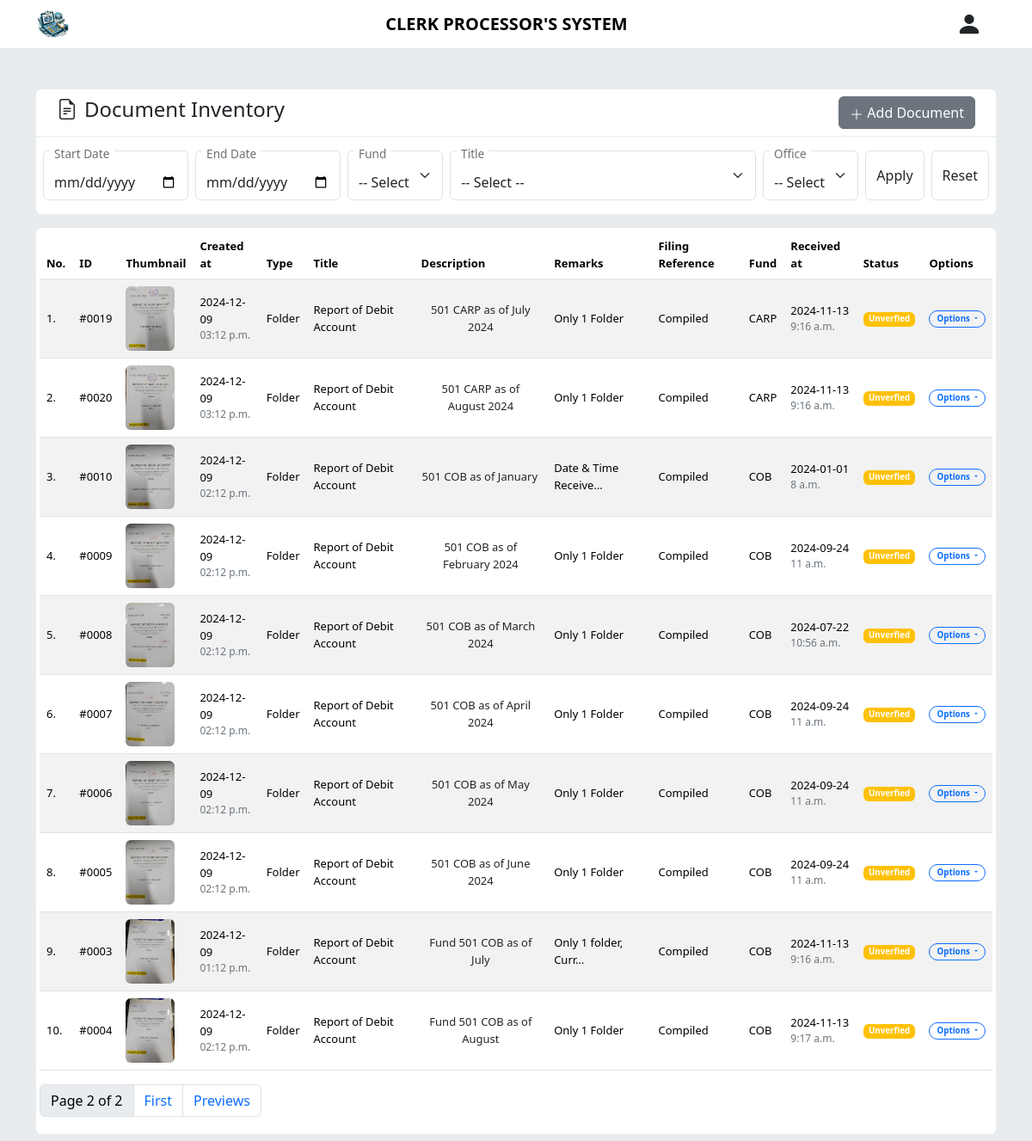
The page /doc-inventory/?page=2 on the database its author committed.
### docsInventoryHandler/models.py (models this page shows, shortened)
class Document(models.Model):
    type = models.CharField(max_length=100)
    title = models.CharField(max_length=100)
    description = models.CharField(max_length=250)
    doc_year = models.IntegerField()
    doc_month = models.IntegerField()
    remarks = models.CharField(max_length=150)
    filing_ref = models.CharField(max_length=60)
    fund = models.CharField(max_length=10)
    date_received = models.DateField()
    time_received = models.TimeField()
    created_at = models.DateTimeField(auto_now_add=True)
    updated_at = models.DateTimeField(auto_now=True)
    thumbnail = models.FileField(upload_to="MultiFiles/Inventory/thumbnail", blank=True, null=True)
    attachment = models.FileField(upload_to="MultiFiles/Inventory/attachment", blank=True, null=True)
    status = models.CharField(max_length=20, default="unverified")
    office = models.CharField(max_length=100, default="ASDI")

### docsInventoryHandler/views.py (the view)
# urls.py: path("", views.index, name="index"),
def index(request):
    docs = Document.objects.all().order_by('fund', 'doc_month')
    paginator = Paginator(docs, 10)
    page_number = request.GET.get("page")
    page_obj = paginator.get_page(page_number)
    titles = [title[0] for title in DocumentForm.DOCUMENT_TITLE]
    funds = [fund[0] for fund in DocumentForm.FUND_CHOICES]
    offices = [office[0] for office in DocumentForm.OFFICE_CHOICES]
    if request.method == 'POST':
        form = DocumentForm(request.POST, request.FILES)
        if form.is_valid():
            form.save()
            return redirect('docsInventoryIndex')
    else:
        form = DocumentForm()
    return render(request, 'docsInventoryHandler/index.html', {'form': form, 'docs': page_obj, 'titles':titles, 'funds':funds, 'offices':offices, 'page_obj':page_obj})

### docsInventoryHandler/templates/docsInventoryHandler/index.html (shortened to what this page needs)
{% extends 'base/base.html' %}
{% block content %}
<div class="container mt-5">
    <div class="my-2 bg-white rounded-top px-4 py-2 d-flex flex-col justify-content-between">
        <h4 class="d-flex align-items-center gap-2">
            Document Inventory
        </h4>
        {% include 'docsInventoryHandler/modals/modalForm.html' %}
    </div>
    <form class="bg-white rounded-bottom d-flex py-3 gap-2 px-2" style="margin-top: -7px;" action="/doc-inventory/filtered/" method="POST">
            <div class="d-flex flex-col justify-content-start rounded">
                <div class="form-floating">
                    <input type="date" class="form-control" id="dateInput" name="startdate" value="{{filters.startdate}}">
                    <label for="floatingStartDate" style="margin-top: -14px;">Start Date</label>
                </div>
            </div>
            <div class="d-flex flex-col justify-content-start rounded">
                <div class="form-floating">
                    <input type="date" class="form-control" id="dateInput" name="enddate" value="{{filters.enddate}}">
                    <label for="floatingEndDate" style="margin-top: -14px;">End Date</label>
                </div>
            </div>
            <div class="d-flex flex-col justify-content-start rounded">
                <div class="form-floating">
                    <select class="form-select" id="floatingSelect" aria-label="Floating label select example" name="fund">
                    {% if filters.fund %}
                    <option selected value={{filters.fund}}>
                        {{ filters.fund }}
                    </option>
                    {% else %}
                    <option value="">-- Select --</option>
                    {% endif %}
                    </select>
                    <label for="floatingSelect" style="margin-top: -14px;">Fund</label>
                  </div>
            </div>
            <div class="d-flex flex-col justify-content-start rounded">
                <div class="form-floating">
                    <select class="form-select" id="floatingSelect" aria-label="Floating label select example" name="title">
                    {% if filters.title %}
                    <option selected value="{{filters.title}}">
                    {{ filters.title }}
                    <option value="">-- Select --</option>
                    </option>
                    {% else %}
                    <option value="">-- Select --</option>
                    {% endif %}
                    </select>
                    <label for="floatingSelect" style="margin-top: -14px;">Title</label>
                  </div>
            </div>
            <div class="d-flex flex-col justify-content-start rounded">
                <div class="form-floating">
                    <select class="form-select" id="floatingSelect" aria-label="Floating label select example" name="office">
                    {% if filters.office %}
                    <option selected value="{{filters.office}}">
                    {{ filters.office }}
                    <option value="">-- Select --</option>
                    </option>
                    {% else %}
                    <option value="">-- Select --</option>
                    {% endif %}
                    </select>
                    <label for="floatingSelect" style="margin-top: -14px;">Office</label>
                  </div>
            </div>
            <button class="btn border" type="submit">
                  <span>Apply</span>
            </button>
            <button class="btn border" type="reset">
                  <a href="" class="text-decoration-none text-dark">Reset</a>
            </button>
    </form>
    <div class="my-2 bg-white rounded p-1 mt-3">
        {% include 'docsInventoryHandler/tables/documents-table.html' %}
    </div>
</div>
{% endblock %}

### docsInventoryHandler/templates/docsInventoryHandler/tables/documents-table.html (shortened to what this page needs)
{% if docs %}
<table class="table table-striped rounded p-0" style="font-size: 13px;">
    <thead>
      <tr>
        <th scope="col">No.</th>
        <th scope="col">ID</th>
        <th scope="col">Thumbnail</th>
        <th scope="col">Created at</th>
        <th scope="col">Type</th>
        <th scope="col">Title</th>
        <th scope="col">Description</th>
        <th scope="col">Remarks</th>
        <th scope="col">Filing Reference</th>
        <th scope="col">Fund</th>
        <th scope="col">Received at</th>
        <th scope="col">Status</th>
        <th scope="col">Options</th>
      </tr>
    </thead>
    <tbody>
      {% for doc in docs %}
        <tr class="align-middle">
          <td>
            {{forloop.counter }}.
          </td>
          <td>
            #{{ doc.id |stringformat:"04d"}}
          </td>
          <td>
            {% if doc.thumbnail %}
            <a href="/media/{{doc.thumbnail}}">
              <img src="/media/{{doc.thumbnail}}" alt="img" height="75px" class="rounded">
            </a>
            {% endif %}
          </td>
          <td>
            {{doc.created_at|date:"Y-m-d"}}
            <br>
            <div class="text-secondary" style="font-size: 12px;">
              {{doc.created_at|date:"h:m a"}}
            </div>
          </td>
            <td>{{doc.type}}</td>
            <td>{{doc.title}}</td>
            <td>
              <div class="btn align-start p-0" data-bs-toggle="tooltip" data-bs-placement="top" data-bs-title='{{doc.description}}' style="font-size: 13px;">
                {{doc.description|truncatechars:44}}
              </div>
            </td>
            <td>
                {{doc.remarks|truncatechars:20}}
            </td>
            <td>{{doc.filing_ref}}</td>
            <td>{{doc.fund}}</td>
            <td>{{doc.date_received|date:'Y-m-d'}} <div class="text-secondary" style="font-size: 12px;">{{doc.time_received}}</div></td>
            <td>
              {% if doc.status == "verified" %}
              <div class="badge text-bg-success text-white align-middle">
                Verified
              </div>
              {% elif doc.status == "unverified" %}
              <div class="badge text-bg-warning text-white align-middle">
                Unverfied
              </div>
              {% endif %}
            </td>
            <td>
              <div class="btn-group">
                <button type="button" class="btn border border-primary text-primary px-2 py-1 badge rounded-pill dropdown-toggle" data-bs-toggle="dropdown" aria-expanded="false">
                  Options
                </button>
              </div>
            </td>
        </tr>
      {% endfor %}
    </tbody>
  </table>
{% if page_obj.number %}
<nav aria-label="Page navigation example">
  <ul class="pagination">
    <li class="page-item disabled">
      <a href="" class="page-link text-black">
        Page {{ page_obj.number }} of {{ page_obj.paginator.num_pages }}
      </a>
    </li>
    {% if page_obj.has_previous %}
    <li class="page-item"><a class="page-link" href="?page=1">First</a></li>
    <li class="page-item"><a class="page-link" href="?page={{ page_obj.previous_page_number }}">Previews</a></li>
    {% endif %}
  </ul>
</nav>
{% endif %}
  {% else %}
  <p class="text-center pt-2">No Records Found</p>
  {% endif %}

### rows shown on the page
Document: id "0019", thumbnail (picture), created_at "2024-12-09", created_at "03:12 p.m.", type "Folder", title "Report of Debit Account", description "501 CARP as of July 2024", remarks "Only 1 Folder", filing_ref "Compiled", fund "CARP", date_received "2024-11-13", time_received "9:16 a.m.", status "Unverfied"
Document: id "0020", thumbnail (picture), created_at "2024-12-09", created_at "03:12 p.m.", type "Folder", title "Report of Debit Account", description "501 CARP as of August 2024", remarks "Only 1 Folder", filing_ref "Compiled", fund "CARP", date_received "2024-11-13", time_received "9:16 a.m.", status "Unverfied"
Document: id "0010", thumbnail (picture), created_at "2024-12-09", created_at "02:12 p.m.", type "Folder", title "Report of Debit Account", description "501 COB as of January", remarks "Date & Time Receive…", filing_ref "Compiled", fund "COB", date_received "2024-01-01", time_received "8 a.m.", status "Unverfied"
Document: id "0009", thumbnail (picture), created_at "2024-12-09", created_at "02:12 p.m.", type "Folder", title "Report of Debit Account", description "501 COB as of February 2024", remarks "Only 1 Folder", filing_ref "Compiled", fund "COB", date_received "2024-09-24", time_received "11 a.m.", status "Unverfied"
Document: id "0008", thumbnail (picture), created_at "2024-12-09", created_at "02:12 p.m.", type "Folder", title "Report of Debit Account", description "501 COB as of March 2024", remarks "Only 1 Folder", filing_ref "Compiled", fund "COB", date_received "2024-07-22", time_received "10:56 a.m.", status "Unverfied"
Document: id "0007", thumbnail (picture), created_at "2024-12-09", created_at "02:12 p.m.", type "Folder", title "Report of Debit Account", description "501 COB as of April 2024", remarks "Only 1 Folder", filing_ref "Compiled", fund "COB", date_received "2024-09-24", time_received "11 a.m.", status "Unverfied"
Document: id "0006", thumbnail (picture), created_at "2024-12-09", created_at "02:12 p.m.", type "Folder", title "Report of Debit Account", description "501 COB as of May 2024", remarks "Only 1 Folder", filing_ref "Compiled", fund "COB", date_received "2024-09-24", time_received "11 a.m.", status "Unverfied"
Document: id "0005", thumbnail (picture), created_at "2024-12-09", created_at "02:12 p.m.", type "Folder", title "Report of Debit Account", description "501 COB as of June 2024", remarks "Only 1 Folder", filing_ref "Compiled", fund "COB", date_received "2024-09-24", time_received "11 a.m.", status "Unverfied"
Document: id "0003", thumbnail (picture), created_at "2024-12-09", created_at "01:12 p.m.", type "Folder", title "Report of Debit Account", description "Fund 501 COB as of July", remarks "Only 1 folder, Curr…", filing_ref "Compiled", fund "COB", date_received "2024-11-13", time_received "9:16 a.m.", status "Unverfied"
Document: id "0004", thumbnail (picture), created_at "2024-12-09", created_at "02:12 p.m.", type "Folder", title "Report of Debit Account", description "Fund 501 COB as of August", remarks "Only 1 Folder", filing_ref "Compiled", fund "COB", date_received "2024-11-13", time_received "9:17 a.m.", status "Unverfied"

### other values the page prints
{{ page_obj.number }} "2"
{{ page_obj.paginator.num_pages }} "2"
